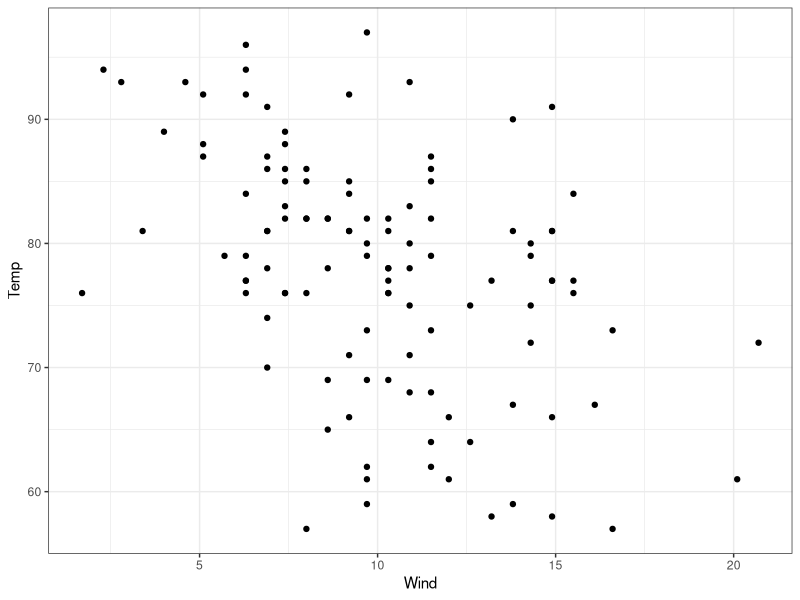
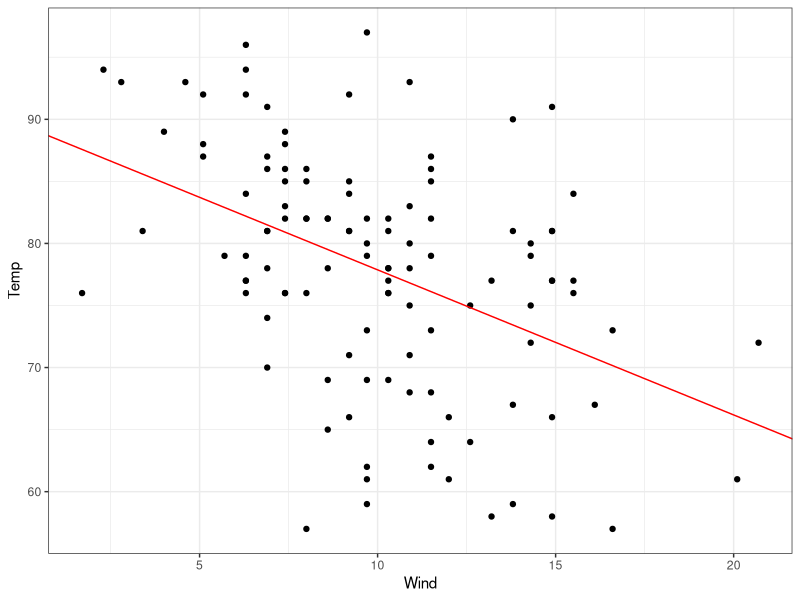
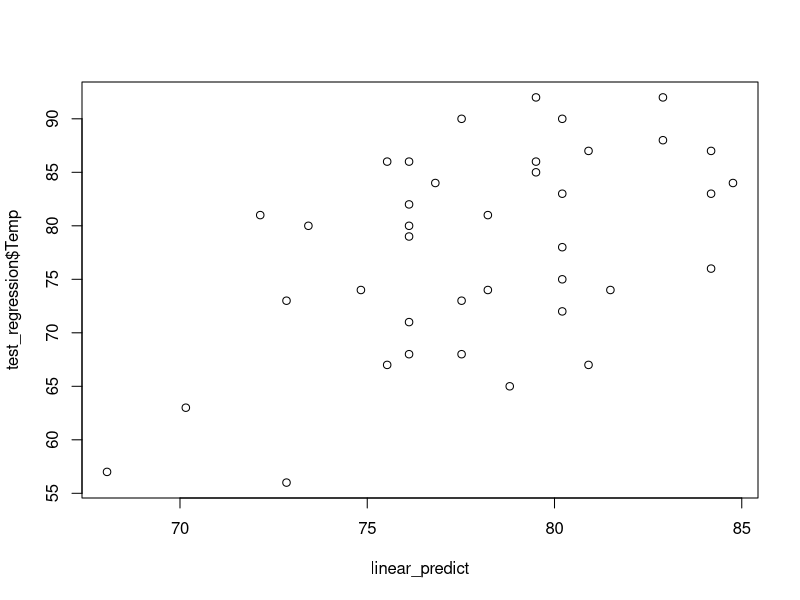
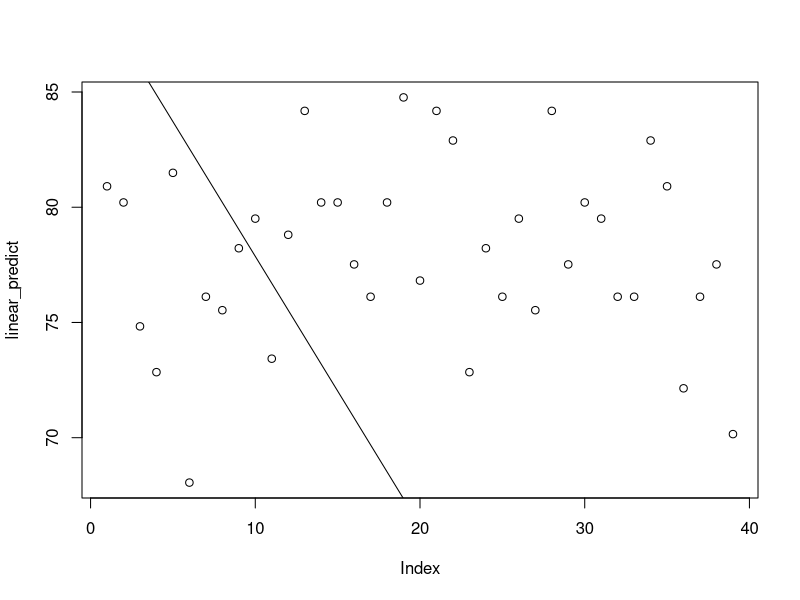
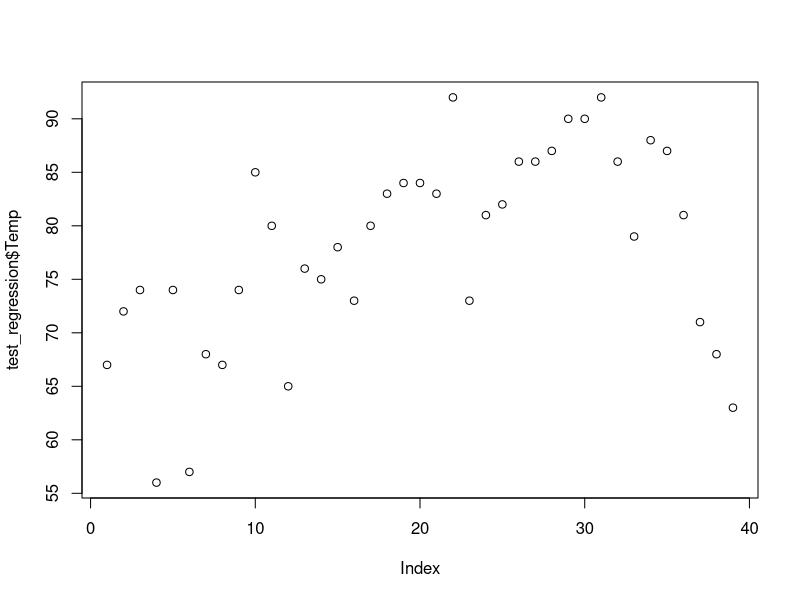

R code for these plots, in order:
## ---- chunk 1
knitr::opts_chunk$set(echo = TRUE, eval = T)
## ---- chunk 2
library(caret)
library(MASS)
library(ggplot2)
library(dplyr)
library(ggfortify)


#Mauna Loa CO2 concentrations
data(airquality)
## ---- chunk 3
# df <- airquality

set.seed(123)

train <- sample(nrow(airquality), 0.75*(nrow(airquality)))

train_regression <- airquality[train, ]
test_regression <- airquality[-train, ]

## ---- chunk 4
ggplot(data = train_regression) +
  geom_point(aes(x=Wind, y=Temp)) +
  theme_bw()
## ---- chunk 5
# help(train)
#y ~ x
linear_regression <- train(Temp ~ Wind, data=train_regression, method = "lm")
#get coefficients, do abs line w coefficients

## ---- chunk 6
ggplot(data = train_regression) +
  geom_point(aes(x=Wind, y=Temp)) + geom_abline(intercept = linear_regression$finalModel$coefficients[1], slope = linear_regression$finalModel$coefficients[2], col = 'red') +
  theme_bw() 

## ---- chunk 7
help(predict)
linear_predict <- predict(linear_regression, newdata=test_regression)
linear_predict
## ---- chunk 8
#look at the median residual value. Close to zero is best
help(summary)
summary(linear_regression)
## ---- chunk 9
plot(linear_predict, test_regression$Temp)
## ---- chunk 10
# Extract coefficients from the model
linear_regression$finalModel$coefficients

# plot the regression line on the predicted values
plot(linear_predict) + abline( 89.556989, -1.168743)
# plot the original test values
plot(test_regression$Temp) 
## ---- chunk 11
residuals_lin <- residuals(linear_regression)

# ggplot(data=residvpredict) +
#  geom_density(aes(residual))
## ---- chunk 12
cor.test(train_regression$Wind, resid(linear_regression))
